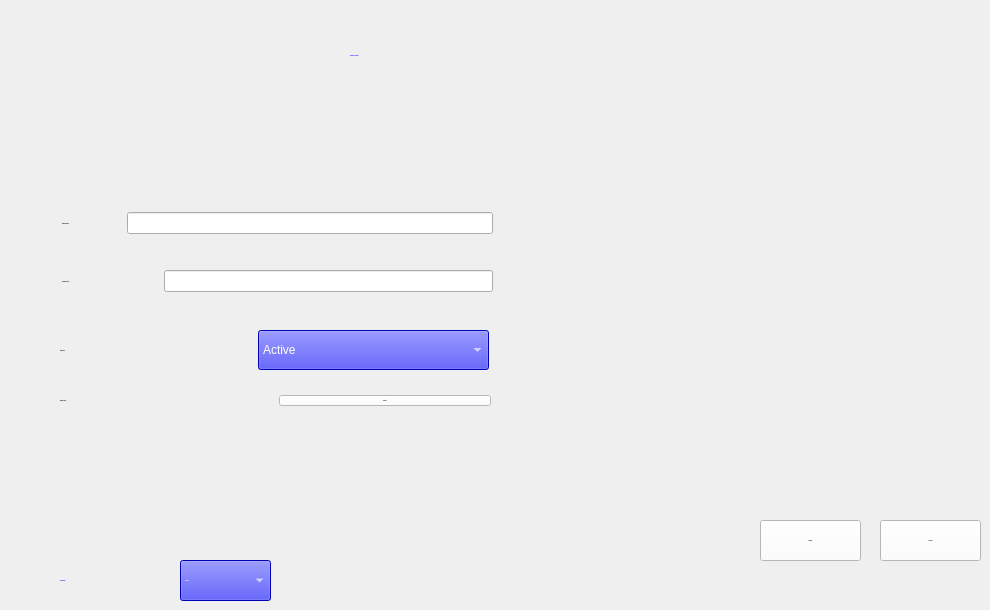
   <widget class="QWidget" name="Ajout">
    <attribute name="title">
     <string>Ajouter Piste</string>
    </attribute>
    <widget class="QPushButton" name="pushButtonAjouterPiste">
     <property name="geometry">
      <rect>
       <x>760</x>
       <y>520</y>
       <width>101</width>
       <height>41</height>
      </rect>
     </property>
     <property name="font">
      <font>
       <family>century gothic</family>
       <pointsize>-1</pointsize>
       <weight>75</weight>
       <bold>true</bold>
      </font>
     </property>
     <property name="styleSheet">
      <string notr="true">QPushButton {
	background-color: rgb(255, 255, 255);
    color: black;
}

QPushButton:hover {
	color: white;
	background-color: rgb(0, 0, 152);
}

QPushButton:pressed {
    color: white;
	background-color: rgb(0, 0, 152);
}</string>
     </property>
     <property name="text">
      <string>Ajouter</string>
     </property>
    </widget>
    <widget class="QLabel" name="AjouterPiste">
     <property name="geometry">
      <rect>
       <x>350</x>
       <y>40</y>
       <width>291</width>
       <height>31</height>
      </rect>
     </property>
     <property name="palette">
      <palette>
       <active>
        <colorrole role="WindowText">
         <brush brushstyle="SolidPattern">
          <color alpha="255">
           <red>0</red>
           <green>0</green>
           <blue>255</blue>
          </color>
         </brush>
        </colorrole>
        <colorrole role="Button">
         <brush brushstyle="SolidPattern">
          <color alpha="255">
           <red>51</red>
           <green>51</green>
           <blue>51</blue>
          </color>
         </brush>
        </colorrole>
        <colorrole role="Text">
         <brush brushstyle="SolidPattern">
          <color alpha="255">
           <red>0</red>
           <green>0</green>
           <blue>255</blue>
          </color>
         </brush>
        </colorrole>
        <colorrole role="ButtonText">
         <brush brushstyle="SolidPattern">
          <color alpha="255">
           <red>0</red>
           <green>0</green>
           <blue>255</blue>
          </color>
         </brush>
        </colorrole>
        <colorrole role="Base">
         <brush brushstyle="SolidPattern">
          <color alpha="255">
           <red>51</red>
           <green>51</green>
           <blue>51</blue>
          </color>
         </brush>
        </colorrole>
        <colorrole role="Window">
         <brush brushstyle="SolidPattern">
          <color alpha="255">
           <red>51</red>
           <green>51</green>
           <blue>51</blue>
          </color>
         </brush>
        </colorrole>
        <colorrole role="PlaceholderText">
         <brush brushstyle="SolidPattern">
          <color alpha="128">
           <red>37</red>
           <green>24</green>
           <blue>180</blue>
          </color>
         </brush>
        </colorrole>
       </active>
       <inactive>
        <colorrole role="WindowText">
         <brush brushstyle="SolidPattern">
          <color alpha="255">
           <red>0</red>
           <green>0</green>
           <blue>255</blue>
          </color>
         </brush>
        </colorrole>
        <colorrole role="Button">
         <brush brushstyle="SolidPattern">
          <color alpha="255">
           <red>51</red>
           <green>51</green>
           <blue>51</blue>
          </color>
         </brush>
        </colorrole>
        <colorrole role="Text">
         <brush brushstyle="SolidPattern">
          <color alpha="255">
           <red>0</red>
           <green>0</green>
           <blue>255</blue>
          </color>
         </brush>
        </colorrole>
        <colorrole role="ButtonText">
         <brush brushstyle="SolidPattern">
          <color alpha="255">
           <red>0</red>
           <green>0</green>
           <blue>255</blue>
          </color>
         </brush>
        </colorrole>
        <colorrole role="Base">
         <brush brushstyle="SolidPattern">
          <color alpha="255">
           <red>51</red>
           <green>51</green>
           <blue>51</blue>
          </color>
         </brush>
        </colorrole>
        <colorrole role="Window">
         <brush brushstyle="SolidPattern">
          <color alpha="255">
           <red>51</red>
           <green>51</green>
           <blue>51</blue>
          </color>
         </brush>
        </colorrole>
        <colorrole role="PlaceholderText">
         <brush brushstyle="SolidPattern">
          <color alpha="128">
           <red>37</red>
           <green>24</green>
           <blue>180</blue>
          </color>
         </brush>
        </colorrole>
       </inactive>
       <disabled>
        <colorrole role="WindowText">
         <brush brushstyle="SolidPattern">
          <color alpha="255">
           <red>0</red>
           <green>0</green>
           <blue>255</blue>
          </color>
         </brush>
        </colorrole>
        <colorrole role="Button">
         <brush brushstyle="SolidPattern">
          <color alpha="255">
           <red>51</red>
           <green>51</green>
           <blue>51</blue>
          </color>
         </brush>
        </colorrole>
        <colorrole role="Text">
         <brush brushstyle="SolidPattern">
          <color alpha="255">
           <red>0</red>
           <green>0</green>
           <blue>255</blue>
          </color>
         </brush>
        </colorrole>
        <colorrole role="ButtonText">
         <brush brushstyle="SolidPattern">
          <color alpha="255">
           <red>0</red>
           <green>0</green>
           <blue>255</blue>
          </color>
         </brush>
        </colorrole>
        <colorrole role="Base">
         <brush brushstyle="SolidPattern">
          <color alpha="255">
           <red>51</red>
           <green>51</green>
           <blue>51</blue>
          </color>
         </brush>
        </colorrole>
        <colorrole role="Window">
         <brush brushstyle="SolidPattern">
          <color alpha="255">
           <red>51</red>
           <green>51</green>
           <blue>51</blue>
          </color>
         </brush>
        </colorrole>
        <colorrole role="PlaceholderText">
         <brush brushstyle="SolidPattern">
          <color alpha="128">
           <red>0</red>
           <green>0</green>
           <blue>0</blue>
          </color>
         </brush>
        </colorrole>
       </disabled>
      </palette>
     </property>
     <property name="font">
      <font>
       <family>century gothic</family>
       <pointsize>-1</pointsize>
       <weight>75</weight>
       <bold>true</bold>
      </font>
     </property>
     <property name="styleSheet">
      <string notr="true">QLabel{	
	color: rgb(0, 0, 255);
}</string>
     </property>
     <property name="text">
      <string>Ajouter une Piste</string>
     </property>
    </widget>
    <widget class="QPushButton" name="pushButtonAnnuler">
     <property name="geometry">
      <rect>
       <x>880</x>
       <y>520</y>
       <width>101</width>
       <height>41</height>
      </rect>
     </property>
     <property name="font">
      <font>
       <family>century gothic</family>
       <pointsize>-1</pointsize>
       <weight>75</weight>
       <bold>true</bold>
      </font>
     </property>
     <property name="styleSheet">
      <string notr="true">QPushButton {
	background-color: rgb(255, 255, 255);
    color: black;
}

QPushButton:hover {
	color: white;
	background-color: rgb(0, 0, 152);
}

QPushButton:pressed {
    color: white;
	background-color: rgb(0, 0, 152);
}</string>
     </property>
     <property name="text">
      <string>Annuler</string>
     </property>
    </widget>
    <widget class="QComboBox" name="selectTraduction">
     <property name="geometry">
      <rect>
       <x>180</x>
       <y>560</y>
       <width>91</width>
       <height>41</height>
      </rect>
     </property>
     <property name="font">
      <font>
       <family>century gothic</family>
       <pointsize>-1</pointsize>
       <weight>75</weight>
       <italic>false</italic>
       <bold>true</bold>
      </font>
     </property>
     <property name="styleSheet">
      <string notr="true">QComboBox {
    background-color: blue;
    color: white;
}</string>
     </property>
     <item>
      <property name="text">
       <string>Français</string>
      </property>
     </item>
     <item>
      <property name="text">
       <string>Anglais</string>
      </property>
     </item>
    </widget>
    <widget class="QLabel" name="labelTraduction">
     <property name="geometry">
      <rect>
       <x>60</x>
       <y>560</y>
       <width>101</width>
       <height>41</height>
      </rect>
     </property>
     <property name="font">
      <font>
       <family>century gothic</family>
       <pointsize>-1</pointsize>
       <weight>75</weight>
       <bold>true</bold>
      </font>
     </property>
     <property name="styleSheet">
      <string notr="true">QLabel{	
	color: rgb(0, 0, 255);
}</string>
     </property>
     <property name="text">
      <string>Traduction :</string>
     </property>
    </widget>
    <widget class="QComboBox" name="comboBoxEtat">
     <property name="geometry">
      <rect>
       <x>258</x>
       <y>330</y>
       <width>231</width>
       <height>40</height>
      </rect>
     </property>
     <property name="styleSheet">
      <string notr="true">QComboBox {
    background-color: blue;
    color: white;
}</string>
     </property>
     <property name="iconSize">
      <size>
       <width>50</width>
       <height>16</height>
      </size>
     </property>
     <item>
      <property name="text">
       <string>Active</string>
      </property>
     </item>
     <item>
      <property name="text">
       <string>Damagee</string>
      </property>
     </item>
     <item>
      <property name="text">
       <string>Non Active</string>
      </property>
     </item>
    </widget>
    <widget class="QLabel" name="labelEtat">
     <property name="geometry">
      <rect>
       <x>60</x>
       <y>330</y>
       <width>100</width>
       <height>40</height>
      </rect>
     </property>
     <property name="font">
      <font>
       <family>century gothic</family>
       <pointsize>-1</pointsize>
       <weight>75</weight>
       <bold>true</bold>
      </font>
     </property>
     <property name="text">
      <string>Etat Piste :</string>
     </property>
    </widget>
    <widget class="QWidget" name="layoutWidget">
     <property name="geometry">
      <rect>
       <x>62</x>
       <y>182</y>
       <width>431</width>
       <height>142</height>
      </rect>
     </property>
     <layout class="QVBoxLayout" name="verticalLayout">
      <item>
       <layout class="QHBoxLayout" name="horizontalLayout_6">
        <item>
         <widget class="QLabel" name="labelNum">
          <property name="font">
           <font>
            <family>century gothic</family>
            <pointsize>-1</pointsize>
            <weight>75</weight>
            <bold>true</bold>
           </font>
          </property>
          <property name="text">
           <string>Numéro Piste :</string>
          </property>
         </widget>
        </item>
        <item>
         <spacer name="horizontalSpacer">
          <property name="orientation">
           <enum>Qt::Horizontal</enum>
          </property>
          <property name="sizeType">
           <enum>QSizePolicy::Preferred</enum>
          </property>
          <property name="sizeHint" stdset="0">
           <size>
            <width>50</width>
            <height>20</height>
           </size>
          </property>
         </spacer>
        </item>
        <item>
         <widget class="QLineEdit" name="lineEditNum"/>
        </item>
       </layout>
      </item>
      <item>
       <layout class="QHBoxLayout" name="horizontalLayout">
        <item>
         <widget class="QLabel" name="labelCapacite">
          <property name="font">
           <font>
            <family>century gothic</family>
            <pointsize>-1</pointsize>
            <weight>75</weight>
            <bold>true</bold>
           </font>
          </property>
          <property name="text">
           <string>Capacité Piste :</string>
          </property>
         </widget>
        </item>
        <item>
         <spacer name="horizontalSpacer_2">
          <property name="orientation">
           <enum>Qt::Horizontal</enum>
          </property>
          <property name="sizeType">
           <enum>QSizePolicy::Preferred</enum>
          </property>
          <property name="sizeHint" stdset="0">
           <size>
            <width>87</width>
            <height>20</height>
           </size>
          </property>
         </spacer>
        </item>
        <item>
         <widget class="QLineEdit" name="lineEditCapacite"/>
        </item>
       </layout>
      </item>
     </layout>
    </widget>
    <widget class="QWidget" name="layoutWidget_2">
     <property name="geometry">
      <rect>
       <x>60</x>
       <y>380</y>
       <width>431</width>
       <height>41</height>
      </rect>
     </property>
     <layout class="QHBoxLayout" name="horizontalLayout_3">
      <item>
       <widget class="QLabel" name="labelEtat_3">
        <property name="font">
         <font>
          <family>century gothic</family>
          <pointsize>-1</pointsize>
          <weight>75</weight>
          <bold>true</bold>
         </font>
        </property>
        <property name="text">
         <string>Image Piste :</string>
        </property>
       </widget>
      </item>
      <item>
       <widget class="QPushButton" name="pushButtonImg">
        <property name="font">
         <font>
          <family>century gothic</family>
          <pointsize>-1</pointsize>
          <weight>75</weight>
          <bold>true</bold>
         </font>
        </property>
        <property name="styleSheet">
         <string notr="true">QPushButton {
	background-color: rgb(255, 255, 255);
    color: black;
}

QPushButton:hover {
	color: white;
	background-color: rgb(0, 0, 152);
}

QPushButton:pressed {
    color: white;
	background-color: rgb(0, 0, 152);
}</string>
        </property>
        <property name="text">
         <string>Import</string>
        </property>
       </widget>
      </item>
     </layout>
    </widget>
    <widget class="QLabel" name="labelImg">
     <property name="geometry">
      <rect>
       <x>600</x>
       <y>160</y>
       <width>351</width>
       <height>251</height>
      </rect>
     </property>
     <property name="text">
      <string/>
     </property>
    </widget>
   </widget>
